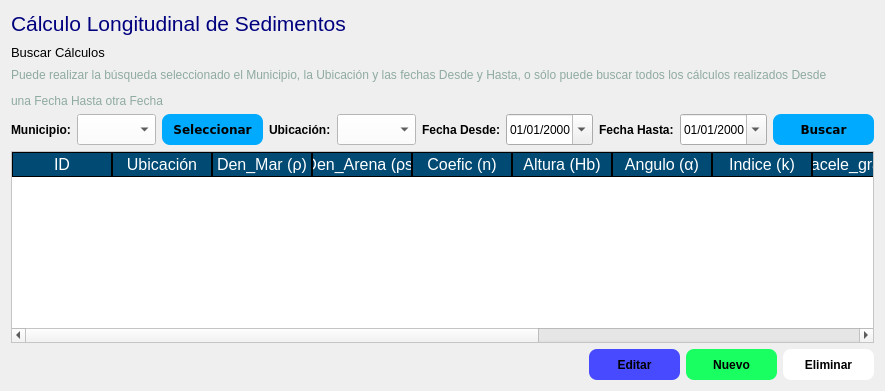
         <widget class="QWidget" name="pageCalculo">
          <layout class="QVBoxLayout" name="verticalLayout_2">
           <item>
            <layout class="QHBoxLayout" name="horizontalLayout_10">
             <item>
              <widget class="QLabel" name="label">
               <property name="styleSheet">
                <string notr="true">background-color: #000000ff;
color: rgb(0, 0, 127);</string>
               </property>
               <property name="text">
                <string>&lt;html&gt;&lt;head/&gt;&lt;body&gt;&lt;p&gt;&lt;span style=&quot; font-size:16pt;&quot;&gt;Cálculo Longitudinal de Sedimentos&lt;/span&gt;&lt;/p&gt;&lt;/body&gt;&lt;/html&gt;</string>
               </property>
              </widget>
             </item>
             <item>
              <spacer name="horizontalSpacer_21">
               <property name="orientation">
                <enum>Qt::Horizontal</enum>
               </property>
               <property name="sizeHint" stdset="0">
                <size>
                 <width>40</width>
                 <height>20</height>
                </size>
               </property>
              </spacer>
             </item>
            </layout>
           </item>
           <item>
            <layout class="QHBoxLayout" name="horizontalLayout_11">
             <item>
              <widget class="QLabel" name="label_2">
               <property name="font">
                <font>
                 <family>Arial</family>
                 <pointsize>10</pointsize>
                 <weight>50</weight>
                 <bold>false</bold>
                </font>
               </property>
               <property name="styleSheet">
                <string notr="true">color: rgb(0, 0, 0);</string>
               </property>
               <property name="text">
                <string>Buscar Cálculos</string>
               </property>
              </widget>
             </item>
             <item>
              <spacer name="horizontalSpacer_22">
               <property name="orientation">
                <enum>Qt::Horizontal</enum>
               </property>
               <property name="sizeHint" stdset="0">
                <size>
                 <width>68</width>
                 <height>20</height>
                </size>
               </property>
              </spacer>
             </item>
            </layout>
           </item>
           <item>
            <widget class="QLabel" name="label_10">
             <property name="font">
              <font>
               <family>Arial</family>
               <pointsize>9</pointsize>
               <weight>50</weight>
               <bold>false</bold>
              </font>
             </property>
             <property name="styleSheet">
              <string notr="true">color: rgb(143, 170, 163);
background-color: #000000ff;</string>
             </property>
             <property name="text">
              <string>&lt;html&gt;&lt;head/&gt;&lt;body&gt;&lt;p&gt;Puede realizar la búsqueda seleccionado el Municipio, la Ubicación y las fechas Desde y Hasta, o sólo puede buscar todos los cálculos realizados Desde &lt;/p&gt;&lt;p&gt;una Fecha Hasta otra Fecha&lt;/p&gt;&lt;/body&gt;&lt;/html&gt;</string>
             </property>
            </widget>
           </item>
           <item>
            <layout class="QHBoxLayout" name="horizontalLayout_12">
             <item>
              <widget class="QLabel" name="label_3">
               <property name="font">
                <font>
                 <family>Arial</family>
                 <pointsize>9</pointsize>
                 <weight>75</weight>
                 <bold>true</bold>
                </font>
               </property>
               <property name="styleSheet">
                <string notr="true">color: rgb(0, 0, 0);</string>
               </property>
               <property name="text">
                <string>Municipio:</string>
               </property>
              </widget>
             </item>
             <item>
              <widget class="QComboBox" name="comboBox">
               <property name="minimumSize">
                <size>
                 <width>79</width>
                 <height>31</height>
                </size>
               </property>
               <property name="maximumSize">
                <size>
                 <width>16777215</width>
                 <height>31</height>
                </size>
               </property>
               <property name="styleSheet">
                <string notr="true">background-color: rgb(255, 255, 255);
color: rgb(0, 0, 0);</string>
               </property>
              </widget>
             </item>
             <item>
              <widget class="QPushButton" name="Button_SeleccionarMun">
               <property name="minimumSize">
                <size>
                 <width>101</width>
                 <height>31</height>
                </size>
               </property>
               <property name="maximumSize">
                <size>
                 <width>101</width>
                 <height>31</height>
                </size>
               </property>
               <property name="font">
                <font>
                 <family>Verdana</family>
                 <pointsize>9</pointsize>
                 <weight>75</weight>
                 <bold>true</bold>
                </font>
               </property>
               <property name="styleSheet">
                <string notr="true">QPushButton{
background-color: rgb(0, 170, 255);
border-radius:8px;
	color: rgb(0, 0, 0);
}

QPushButton:hover{
background-color: rgb(0, 196, 255);
border-top-left-radius:12px;
border-bottom-left-radius:12px;

}</string>
               </property>
               <property name="text">
                <string>Seleccionar</string>
               </property>
              </widget>
             </item>
             <item>
              <widget class="QLabel" name="label_9">
               <property name="font">
                <font>
                 <family>Arial</family>
                 <pointsize>9</pointsize>
                 <weight>75</weight>
                 <bold>true</bold>
                </font>
               </property>
               <property name="styleSheet">
                <string notr="true">color: rgb(0, 0, 0);</string>
               </property>
               <property name="text">
                <string>Ubicación:</string>
               </property>
              </widget>
             </item>
             <item>
              <widget class="QComboBox" name="comboBox_2">
               <property name="minimumSize">
                <size>
                 <width>79</width>
                 <height>31</height>
                </size>
               </property>
               <property name="maximumSize">
                <size>
                 <width>16777215</width>
                 <height>31</height>
                </size>
               </property>
               <property name="styleSheet">
                <string notr="true">background-color: rgb(255, 255, 255);
color: rgb(0, 0, 0);</string>
               </property>
              </widget>
             </item>
             <item>
              <widget class="QLabel" name="label_4">
               <property name="font">
                <font>
                 <family>Arial</family>
                 <pointsize>9</pointsize>
                 <weight>75</weight>
                 <bold>true</bold>
                </font>
               </property>
               <property name="styleSheet">
                <string notr="true">color: rgb(0, 0, 0);</string>
               </property>
               <property name="text">
                <string>Fecha Desde:</string>
               </property>
              </widget>
             </item>
             <item>
              <widget class="QDateEdit" name="dateEdit">
               <property name="minimumSize">
                <size>
                 <width>79</width>
                 <height>31</height>
                </size>
               </property>
               <property name="maximumSize">
                <size>
                 <width>16777215</width>
                 <height>31</height>
                </size>
               </property>
               <property name="styleSheet">
                <string notr="true">
color: rgb(0, 0, 0);</string>
               </property>
               <property name="displayFormat">
                <string>dd/MM/yyyy</string>
               </property>
               <property name="calendarPopup">
                <bool>true</bool>
               </property>
              </widget>
             </item>
             <item>
              <widget class="QLabel" name="label_7">
               <property name="font">
                <font>
                 <family>Arial</family>
                 <pointsize>9</pointsize>
                 <weight>75</weight>
                 <bold>true</bold>
                </font>
               </property>
               <property name="styleSheet">
                <string notr="true">color: rgb(0, 0, 0);</string>
               </property>
               <property name="text">
                <string>Fecha Hasta:</string>
               </property>
              </widget>
             </item>
             <item>
              <widget class="QDateEdit" name="dateEditHasta">
               <property name="minimumSize">
                <size>
                 <width>79</width>
                 <height>31</height>
                </size>
               </property>
               <property name="maximumSize">
                <size>
                 <width>16777215</width>
                 <height>31</height>
                </size>
               </property>
               <property name="styleSheet">
                <string notr="true">
color: rgb(0, 0, 0);</string>
               </property>
               <property name="displayFormat">
                <string>dd/MM/yyyy</string>
               </property>
               <property name="calendarPopup">
                <bool>true</bool>
               </property>
              </widget>
             </item>
             <item>
              <widget class="QPushButton" name="Button_Buscar">
               <property name="minimumSize">
                <size>
                 <width>101</width>
                 <height>31</height>
                </size>
               </property>
               <property name="maximumSize">
                <size>
                 <width>101</width>
                 <height>31</height>
                </size>
               </property>
               <property name="font">
                <font>
                 <family>Verdana</family>
                 <pointsize>9</pointsize>
                 <weight>75</weight>
                 <bold>true</bold>
                </font>
               </property>
               <property name="styleSheet">
                <string notr="true">QPushButton{
background-color: rgb(0, 170, 255);
border-radius:8px;
	color: rgb(0, 0, 0);
}

QPushButton:hover{
background-color: rgb(0, 196, 255);
border-top-left-radius:12px;
border-bottom-left-radius:12px;

}</string>
               </property>
               <property name="text">
                <string>Buscar</string>
               </property>
               <property name="icon">
                <iconset>
                 <normaloff>pngwing.com.png</normaloff>pngwing.com.png</iconset>
               </property>
               <property name="iconSize">
                <size>
                 <width>30</width>
                 <height>30</height>
                </size>
               </property>
              </widget>
             </item>
            </layout>
           </item>
           <item>
            <widget class="QTableWidget" name="table_Calculos">
             <property name="styleSheet">
              <string notr="true">QTableWidget{
background-color: rgb(255, 255, 255);
color: rgb(0, 0, 0);
gridline-color: rgb(0,74,116);
font-size:12pt;
color: rgb(0, 0, 0);
}
QHeaderView::section{
background-color: rgb(0,74,116);
color: rgb(255, 255, 255);
border:1px solid rgb(0,0,0);
font-size:12pt;

}
QTableWidgetQTableCornerButton::section{
background-color: rgb(255, 255, 255);
border:1px solid rgb(255,255,255);
}
</string>
             </property>
             <column>
              <property name="text">
               <string>ID</string>
              </property>
             </column>
             <column>
              <property name="text">
               <string>Ubicación</string>
              </property>
             </column>
             <column>
              <property name="text">
               <string>Den_Mar (ρ)</string>
              </property>
             </column>
             <column>
              <property name="text">
               <string>Den_Arena (ρs)</string>
              </property>
             </column>
             <column>
              <property name="text">
               <string>Coefic (n)</string>
              </property>
             </column>
             <column>
              <property name="text">
               <string>Altura (Hb)</string>
              </property>
             </column>
             <column>
              <property name="text">
               <string>Angulo (α)</string>
              </property>
             </column>
             <column>
              <property name="text">
               <string>Indice (k)</string>
              </property>
             </column>
             <column>
              <property name="text">
               <string>acele_grav (g)</string>
              </property>
             </column>
             <column>
              <property name="text">
               <string>P</string>
              </property>
             </column>
             <column>
              <property name="text">
               <string>G </string>
              </property>
             </column>
             <column>
              <property name="text">
               <string>K</string>
              </property>
             </column>
             <column>
              <property name="text">
               <string>Fecha</string>
              </property>
             </column>
            </widget>
           </item>
           <item>
            <layout class="QHBoxLayout" name="horizontalLayout_13">
             <item>
              <spacer name="horizontalSpacer_23">
               <property name="orientation">
                <enum>Qt::Horizontal</enum>
               </property>
               <property name="sizeHint" stdset="0">
                <size>
                 <width>40</width>
                 <height>20</height>
                </size>
               </property>
              </spacer>
             </item>
             <item>
              <widget class="QPushButton" name="button_EditarCalculo">
               <property name="minimumSize">
                <size>
                 <width>91</width>
                 <height>31</height>
                </size>
               </property>
               <property name="maximumSize">
                <size>
                 <width>91</width>
                 <height>31</height>
                </size>
               </property>
               <property name="font">
                <font>
                 <family>Arial</family>
                 <pointsize>9</pointsize>
                 <weight>75</weight>
                 <bold>true</bold>
                </font>
               </property>
               <property name="styleSheet">
                <string notr="true">QPushButton{
background-color: rgb(71, 74, 255);
color: rgb(0, 0, 0);
border-radius:8px;
}

QPushButton:hover{
background-color: rgb(16, 132, 255);
border-top-left-radius:12px;
border-bottom-left-radius:12px;

}</string>
               </property>
               <property name="text">
                <string>Editar</string>
               </property>
               <property name="icon">
                <iconset>
                 <normaloff>compose_edit_modify_icon_177770.png</normaloff>compose_edit_modify_icon_177770.png</iconset>
               </property>
               <property name="iconSize">
                <size>
                 <width>30</width>
                 <height>30</height>
                </size>
               </property>
              </widget>
             </item>
             <item>
              <widget class="QPushButton" name="button_NuevoCalculo">
               <property name="minimumSize">
                <size>
                 <width>91</width>
                 <height>31</height>
                </size>
               </property>
               <property name="maximumSize">
                <size>
                 <width>91</width>
                 <height>31</height>
                </size>
               </property>
               <property name="font">
                <font>
                 <family>Arial</family>
                 <pointsize>9</pointsize>
                 <weight>75</weight>
                 <bold>true</bold>
                </font>
               </property>
               <property name="styleSheet">
                <string notr="true">

QPushButton{
color: rgb(0, 0, 0);
	background-color: rgb(25, 255, 98);
border-radius:8px;
}

QPushButton:hover{
background-color: rgb(47, 255, 158);
border-top-left-radius:12px;
border-bottom-left-radius:12px;

}</string>
               </property>
               <property name="text">
                <string>Nuevo</string>
               </property>
               <property name="icon">
                <iconset>
                 <normaloff>new-document-icon-16.png</normaloff>new-document-icon-16.png</iconset>
               </property>
               <property name="iconSize">
                <size>
                 <width>30</width>
                 <height>30</height>
                </size>
               </property>
              </widget>
             </item>
             <item>
              <widget class="QPushButton" name="button_EliminarCalculo">
               <property name="minimumSize">
                <size>
                 <width>91</width>
                 <height>31</height>
                </size>
               </property>
               <property name="maximumSize">
                <size>
                 <width>91</width>
                 <height>31</height>
                </size>
               </property>
               <property name="font">
                <font>
                 <family>Arial</family>
                 <pointsize>9</pointsize>
                 <weight>75</weight>
                 <bold>true</bold>
                </font>
               </property>
               <property name="styleSheet">
                <string notr="true">

QPushButton{
color: rgb(0, 0, 0);
	
background-color: rgb(255, 255, 255);
border-radius:8px;
}

QPushButton:hover{
background-color: rgb(255, 120, 129);
border-top-left-radius:12px;
border-bottom-left-radius:12px;

}</string>
               </property>
               <property name="text">
                <string>Eliminar</string>
               </property>
               <property name="icon">
                <iconset>
                 <normaloff>trash-icon-free-12.png</normaloff>trash-icon-free-12.png</iconset>
               </property>
               <property name="iconSize">
                <size>
                 <width>30</width>
                 <height>30</height>
                </size>
               </property>
              </widget>
             </item>
            </layout>
           </item>
          </layout>
         </widget>
